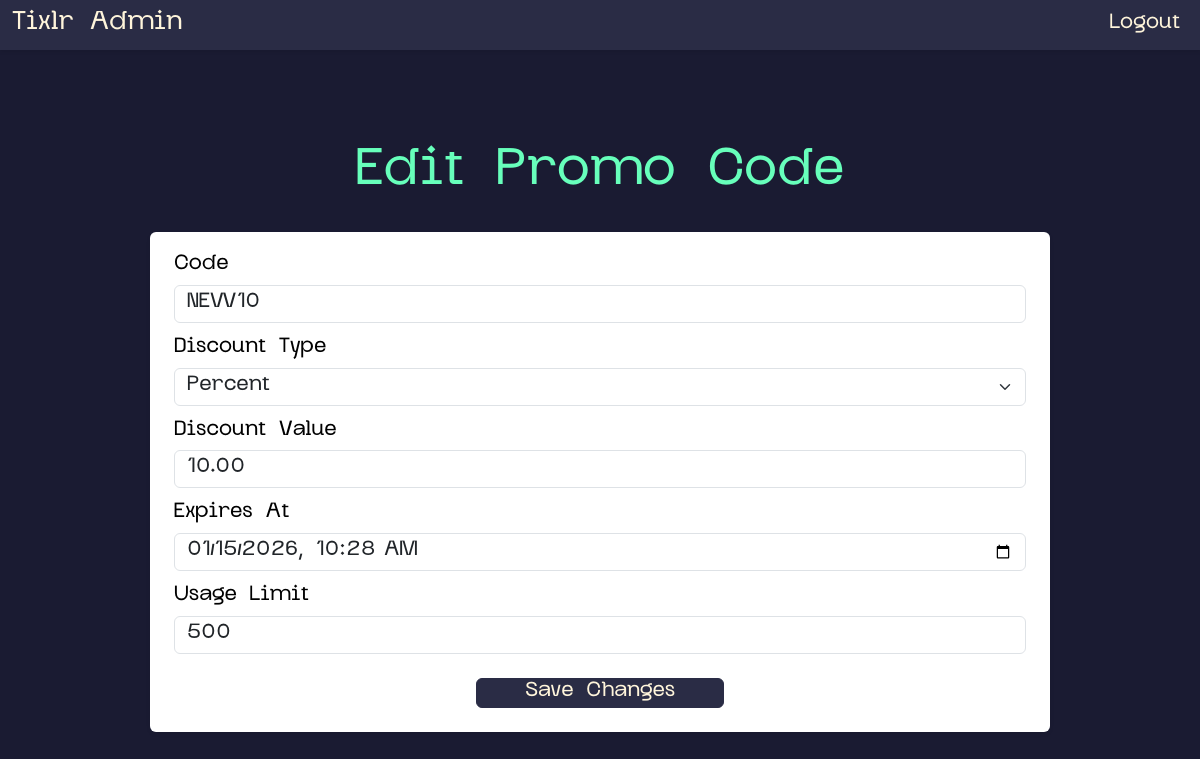
The page /admin/edit_promo.php?id=1 (signed in) on the database its author committed.
### tables this page shows
CREATE TABLE `promo_codes` (
  `id` int(11) NOT NULL,
  `code` varchar(50) NOT NULL,
  `discount_type` enum('percent','fixed') NOT NULL,
  `discount_value` decimal(10,2) NOT NULL,
  `expires_at` datetime NOT NULL,
  `usage_limit` int(11) NOT NULL DEFAULT 1,
  `used_count` int(11) NOT NULL DEFAULT 0
);

### admin/edit_promo.php (the view, shortened to what this page needs)
<?php
include "../config.php";
include "header.php";
$id = intval($_GET['id']);
$sql = "SELECT * FROM promo_codes WHERE id = $id";
$res = mysqli_query($conn, $sql);
$promo = mysqli_fetch_assoc($res);
?>
    <h1 class="text-center mt-4" style="color: #67ffbb">Edit Promo Code</h1>
    <div class="d-flex justify-content-center mt-4">
        <div style="width: 900px;">
            <form method="post" class="shadow-sm p-4 rounded bg-white">
                <div class="mb-3">
                    <label class="form-label">Code</label>
                    <input type="text" name="code" class="form-control"
                           value="<?php echo htmlspecialchars($promo['code']); ?>" required>
                </div>
                <div class="mb-3">
                    <label class="form-label">Discount Type</label>
                    <select name="discount_type" class="form-select">
                        <option value="percent" <?php if ($promo['discount_type']=='percent') echo 'selected'; ?>>Percent</option>
                    </select>
                </div>
                <div class="mb-3">
                    <label class="form-label">Discount Value</label>
                    <input type="number" step="0.01" name="discount_value" class="form-control"
                           value="<?php echo $promo['discount_value']; ?>" required>
                </div>
                <div class="mb-3">
                    <label class="form-label">Expires At</label>
                    <input type="datetime-local" name="expires_at" class="form-control"
                           value="<?php echo date('Y-m-d\TH:i', strtotime($promo['expires_at'])); ?>" required>
                </div>
                <div class="mb-3">
                    <label class="form-label">Usage Limit</label>
                    <input type="number" name="usage_limit" class="form-control"
                           value="<?php echo $promo['usage_limit']; ?>" required>
                </div>
                <div class="text-center mt-4">
                    <button class="btn btn-primary px-5">Save Changes</button>
                </div>
            </form>
        </div>
    </div>
<?php include "footer.php"; ?>

### css/style.css (style rules this page uses)
body, .navbar-brand, .nav-link, h1, h2, h3, h4, h5, h6, .card-title, button, .btn { font-family: 'Glock Grotesk', sans-serif !important; line-height: 1.3; }
html { line-height: 1.5; -webkit-font-smoothing: antialiased; font-smooth: always; }
body, .navbar-brand, .nav-link, h1, h2, h3, h4, h5, h6, .card-title, .btn, p { font-family: 'Glock Grotesk', sans-serif !important; line-height: 1.5; padding-top: 2px; padding-bottom: 2px; }
* { box-sizing: border-box; line-height: 1.3; }
body { margin: 0; padding-top: 80px; background: #1a1b32; color: black; font-family: system-ui, -apple-system, BlinkMacSystemFont, "Segoe UI", sans-serif; }
.btn-primary { background-color: #2a2c45 !important; border-color: #2a2c45 !important; color: #fff5db !important; font-weight: 600; }
.form-control, .form-select { border-radius: 6px; }

### rows shown on the page
promo_codes: code "NEW10", discount_type "Percent", discount_value "10.00", expires_at "01/15/2026 10:28", usage_limit "500"
